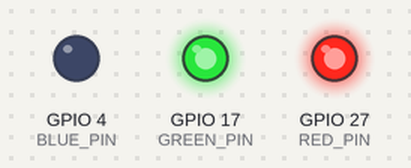
Simulated run of this program. Board: Raspberry Pi (BCM pin numbers). Shown: output pins drawn as LEDs (lit = HIGH). Threads take turns every 2 ms; what the program prints to the terminal is not drawn.

Above: at 0.05 s.
At 1.15 s:
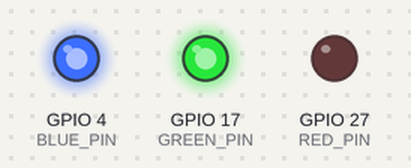
At 1.25 s:
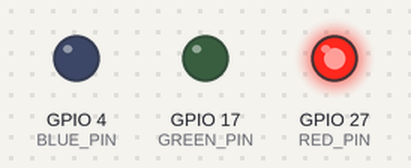
At 1.83 s:
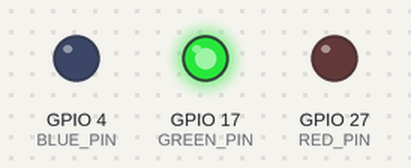
At 2.35 s:
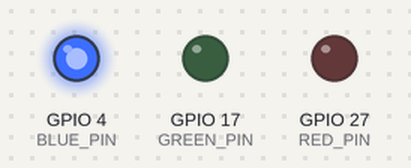
At 2.93 s:
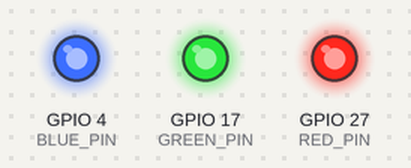
Timing chart, 0 to 3.2 s (numbered marks = the images above):
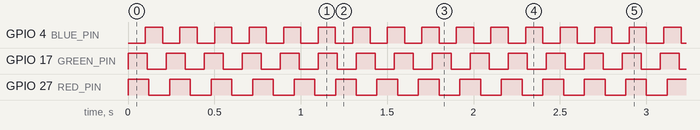

The program:

blink.py
```python
#!/usr/bin/python
# SCRIPT FOR KY-038 Big Sound
"""
PIN CONFIGURATION ON RPI 3
VCC | X | GND | X | ....... | USB   |
X   | X |  X  | SIGNAL | .. | PORTS |
"""
import time

import RPi.GPIO as GPIO
from dotenv import load_dotenv, find_dotenv
import threading

# Load .env
load_dotenv(find_dotenv())


def blink(pin, freq, init, stop_event):
    cpts = init
    print('blink')
    while not stop_event.is_set():
        GPIO.output(pin, cpts)
        cpts = (cpts + 1) % 2
        time.sleep(freq)


GPIO.cleanup()
GPIO.setmode(GPIO.BCM)
stop = threading.Event()
BLUE_PIN = 4
BLUE_F = 0.1
BLUE_INITIAL = 0
GREEN_PIN = 17
GREEN_F = 0.11
GREEN_INITIAL = 1
RED_PIN = 27
RED_F = 0.12
RED_INITIAL = 1
GPIO.setup(BLUE_PIN, GPIO.OUT)
GPIO.setup(GREEN_PIN, GPIO.OUT)
GPIO.setup(RED_PIN, GPIO.OUT)

try:
    t1 = threading.Thread(target=blink, args=(BLUE_PIN, BLUE_F, BLUE_INITIAL, stop))
    t2 = threading.Thread(target=blink, args=(GREEN_PIN, GREEN_F, GREEN_INITIAL, stop))
    t3 = threading.Thread(target=blink, args=(RED_PIN, RED_F, RED_INITIAL, stop))
    t1.start()
    t2.start()
    t3.start()
    t1.join()
    t2.join()
    t3.join()
except KeyboardInterrupt:
    GPIO.cleanup()
    print("Exiting")
finally:
    stop.set()
```

Measured:
- by itself, GPIO 4 (BLUE_PIN): alternates HIGH for 0.10 s and LOW for 0.10 s
- by itself, GPIO 17 (GREEN_PIN): alternates HIGH for 0.11 s and LOW for 0.11 s
- by itself, GPIO 27 (RED_PIN): alternates HIGH for 0.12 s and LOW for 0.12 s
